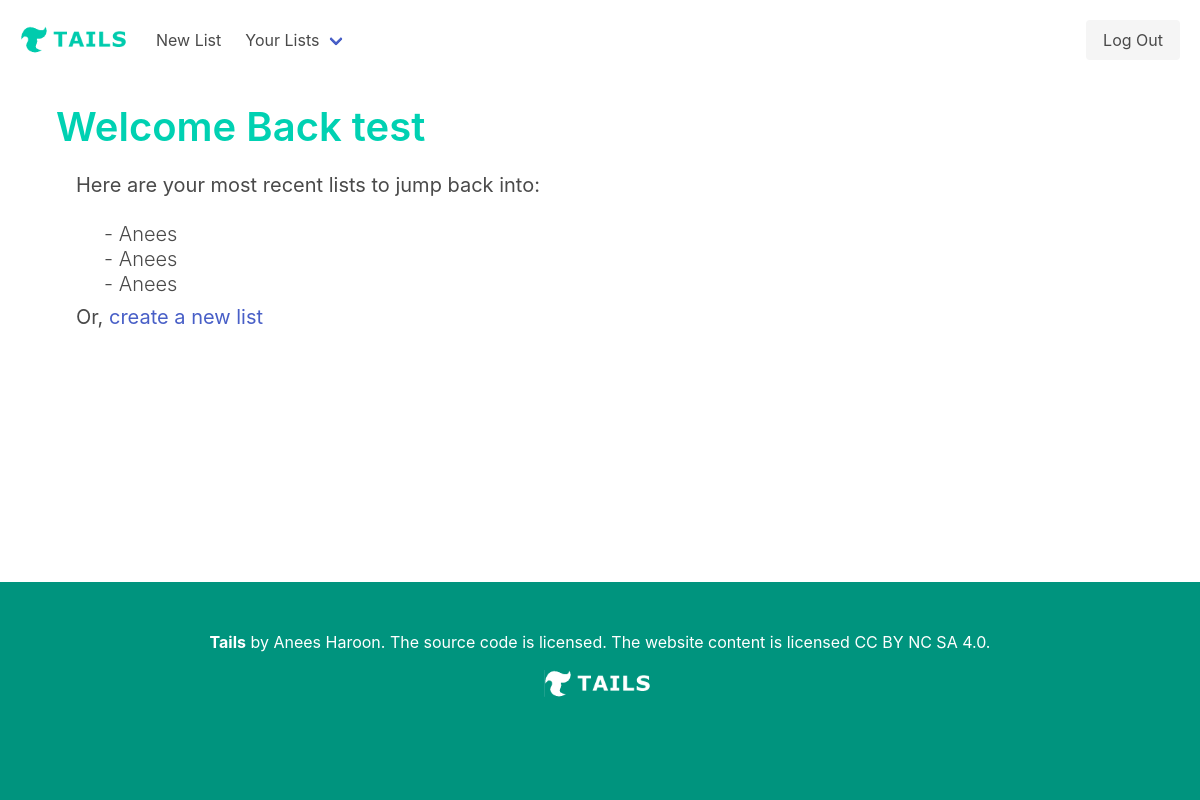
The page /home.html (signed in) on the database as committed earlier.
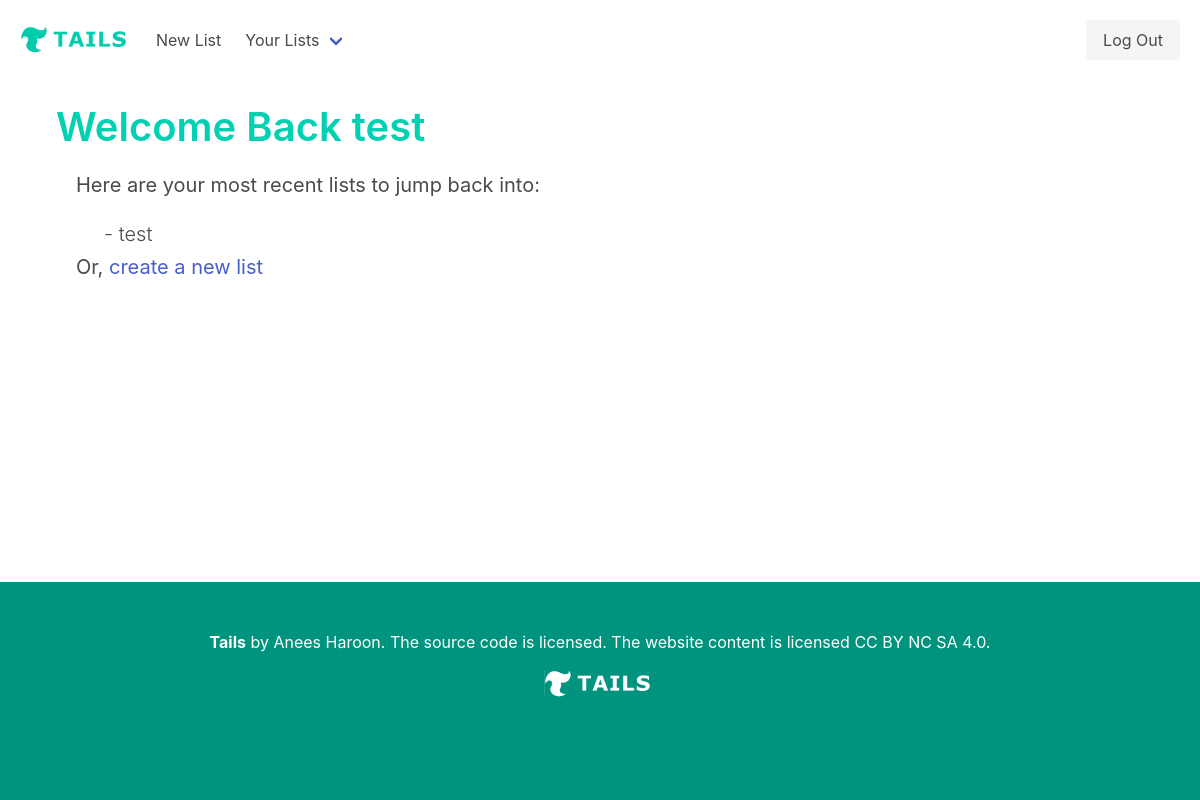
The same page on the database as committed later.
### db_schema.py (models this page shows, shortened)
class List(db.Model):
    __tablename__='lists'
    id = db.Column(db.Integer, primary_key=True)
    name = db.Column(db.Text())
    user_id = db.Column(db.Integer)  # this ought to be a "foreign key"

### lab.py (the view)
@app.route('/home.html')
def home():
    if current_user.is_authenticated:
        user = User.query.filter_by(id=current_user.id ).first()
        lists = List.query.filter_by(user_id=current_user.id ).limit(5).all()
        return render_template('home.html', user=user, lists=lists)
    else:
        return "Error: user is not logged in"

### lab.py (called while the page is built)
@login_manager.user_loader
def load_user(user_id):
    return User.query.filter_by(id=user_id).first()

### templates/home.html
{% extends 'base.html' %}
{% block content %}
<body class='is-flex is-flex-direction-column is-justify-content-space-between'>
    <div class = 'px-2 py-3'>
    {% include 'components/navbar.html' %}
    <div class = 'is-centered my-3 px-6 py-5'>
        <h1 class = 'title has-text-primary is-2 is-size-2-mobile'>
            Welcome Back {{user.username}}
        </h1>
        <h2 class = "subtitle is-5 is-size-5-mobile enter m-2 px-3">
            Here are your most recent lists to jump back into:
        </h2>
        <div class = 'px-6 mt-5'>
            {% for entry in lists %}
                <a class = 'subtitle py-2 has-text-weight-light' href="/lists/{{entry.id}}">
                    - {{entry.name}}
                    <br>
                </a>
            {% else %}
            <p>
                No Lists Available
            </p>
            {% endfor %}
        </div>
        <h2 class = "subtitle is-5 is-size-5-mobile enter m-2 px-3">
            Or, <a href = '/newlist.html'>create a new list</a>
        </h2>
    </div>
    </div>
    {% include 'components/footer.html' %}
</body>
{% endblock %}

Rows that differ between the two databases and show on the page:
removed List: name "Anees"
removed List: name "Anees"
changed List: name "Anees" → "test"
